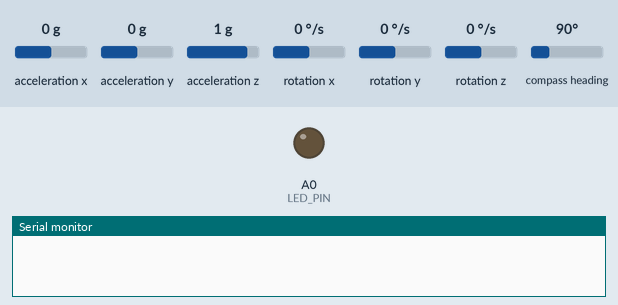
A sketch run on a simulated Teensy 4. Shown: output pins drawn as LEDs (lit = HIGH), the last lines printed to the serial monitor. Dashed ring = blinking. Inputs (shaded band) come from the test bench; at power-on: rotation x 0 °/s, rotation y 0 °/s, acceleration x 0 g, acceleration y 0 g, acceleration z 1 g, rotation z 0 °/s, compass heading 90°.

Above: at 0.1 s.
At 2.2 s:
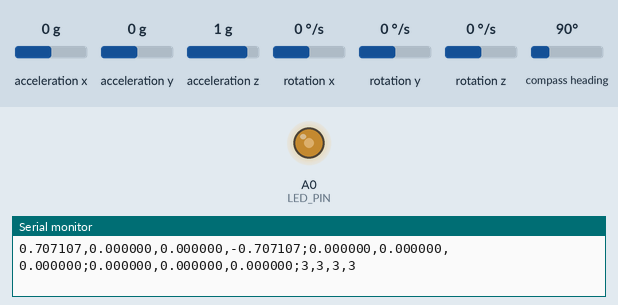
2.3 s: rotation x set to -95 °/s
5.3 s: rotation x set to -105 °/s
8.3 s: rotation y set to -192 °/s
10.4 s: rotation x set to -2 °/s
At 12.06 s:
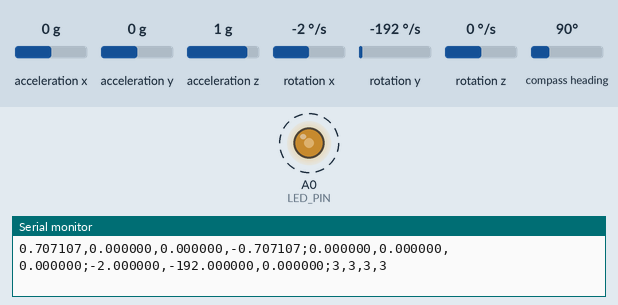
13.4 s: rotation x set to 1 °/s
Timing chart, 0 to 17.4 s (numbered marks = the images above; inputs shaded):
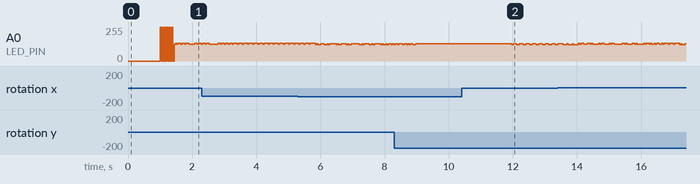

Measured:
- after the input at 10.4 s, A0 (LED_PIN): alternates 130/255 for 0.12 s and 123/255 for 0.08 s, starting after 1.6 s

The sketch:

imu.ino
```cpp
#include <Adafruit_BNO055.h>

#define LED_PIN 14

Adafruit_BNO055 bno = Adafruit_BNO055(55);
uint32_t start_time = 0;
uint8_t cycle_time = 10;  // = 1/f in Hz

void setup() {
  pinMode(LED_PIN, OUTPUT_OPENDRAIN);

  if (!bno.begin()) {
    Serial.println("Something went wrong initialising the bno!");
    while (1);
  }

  delay(1000);
  bno.setExtCrystalUse(true);
}

void loop() {
  uint32_t current_time = millis();

  if (current_time - start_time >= cycle_time) {
    start_time = current_time;

    uint8_t system_calib = 0;
    uint8_t gyro_calib = 0;
    uint8_t accel_calib = 0;
    uint8_t mag_calib = 0;

    bno.getCalibration(&system_calib, &gyro_calib, &accel_calib, &mag_calib);

    imu::Quaternion quat = bno.getQuat();
    imu::Vector accel = bno.getVector(Adafruit_BNO055::VECTOR_LINEARACCEL);
    imu::Vector ang = bno.getVector(Adafruit_BNO055::VECTOR_GYROSCOPE);

    // Print in one buffer for performance reasons
    // Format is <4d orientation>;<3d linear accel>;<3d angular vel>;<calibration info>
    char buf[128];
    snprintf(buf, sizeof(buf), "%f,%f,%f,%f;%f,%f,%f;%f,%f,%f;%d,%d,%d,%d\n",
             quat.w(), quat.x(), quat.y(), quat.z(),
             accel.x(), accel.y(), accel.z(),
             ang.x(), ang.y(), ang.z(),
             system_calib, gyro_calib, accel_calib, mag_calib);

    Serial.printf(buf);

    digitalToggle(LED_PIN);
  }
}
```

dummy.c
```cpp

```
